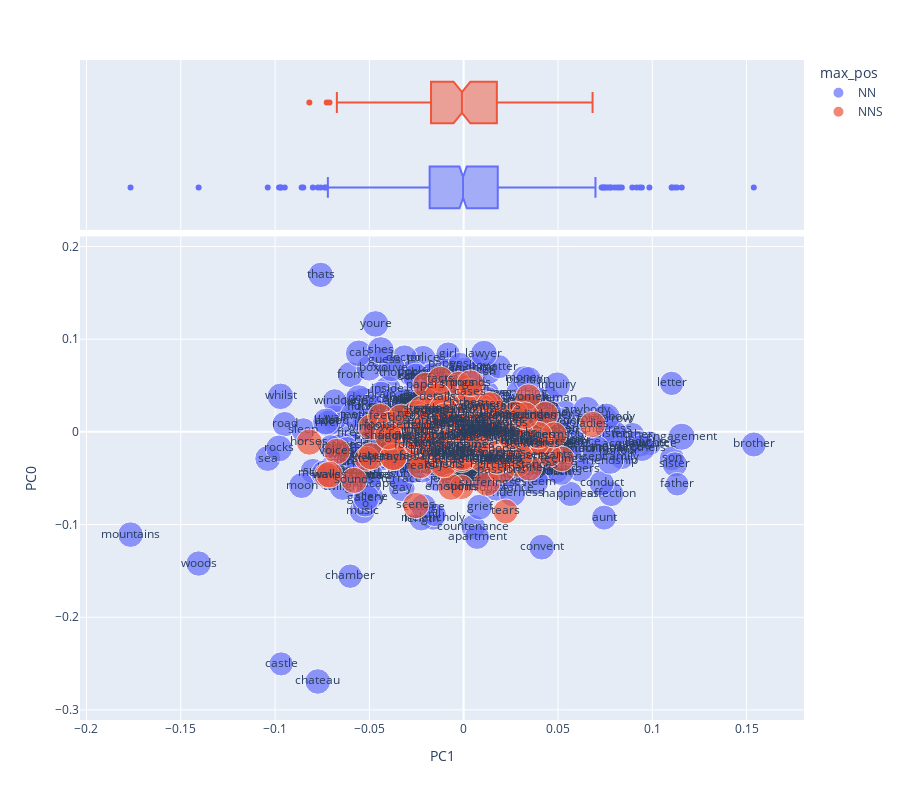

Write notebook code for a chart like this one.
### Markdown cell above
## Question 4:
Looking at the loadings for the second PC, how would you characterize the opposition, based on the top three words at each pole?

### Answer 4:
**The opposition appears to be humans and human interaction vs. nature and setting**

### Code cell
fig = vis_loadings(1, 0)
fig

### Figure 1 — Plotly figure (JSON) as saved in the notebook; plotly's stock layout.template omitted (floating-point values rounded to 4 significant figures; data arrays with more than 128 entries replaced by an {"elided": "..."} marker saying what was removed)
{"data": [{"hovertemplate": "max_pos=NN<br>PC1=%{x}<br>PC0=%{y}<br>i=%{marker.size}<br>term_str=%{text}<extra></extra>", "legendgroup": "NN", "marker": {"color": "#636efa", "size": {"elided": "849 float values"}, "sizemode": "area", "sizeref": 0.03817, "symbol": "circle"}, "mode": "markers+text", "name": "NN", "orientation": "v", "showlegend": true, "text": {"elided": "849 str values"}, "type": "scatter", "x": {"elided": "849 float values"}, "xaxis": "x", "y": {"elided": "849 float values"}, "yaxis": "y"}, {"alignmentgroup": "True", "hovertemplate": "max_pos=NN<br>PC1=%{x}<extra></extra>", "legendgroup": "NN", "marker": {"color": "#636efa", "symbol": "circle"}, "name": "NN", "notched": true, "offsetgroup": "NN", "showlegend": false, "type": "box", "x": {"elided": "849 float values"}, "xaxis": "x2", "yaxis": "y2"}, {"hovertemplate": "max_pos=NNS<br>PC1=%{x}<br>PC0=%{y}<br>i=%{marker.size}<br>term_str=%{text}<extra></extra>", "legendgroup": "NNS", "marker": {"color": "#EF553B", "size": {"elided": "151 float values"}, "sizemode": "area", "sizeref": 0.03817, "symbol": "circle"}, "mode": "markers+text", "name": "NNS", "orientation": "v", "showlegend": true, "text": {"elided": "151 str values"}, "type": "scatter", "x": {"elided": "151 float values"}, "xaxis": "x", "y": {"elided": "151 float values"}, "yaxis": "y"}, {"alignmentgroup": "True", "hovertemplate": "max_pos=NNS<br>PC1=%{x}<extra></extra>", "legendgroup": "NNS", "marker": {"color": "#EF553B", "symbol": "circle"}, "name": "NNS", "notched": true, "offsetgroup": "NNS", "showlegend": false, "type": "box", "x": {"elided": "151 float values"}, "xaxis": "x2", "yaxis": "y2"}], "layout": {"height": 800, "legend": {"itemsizing": "constant", "title": {"text": "max_pos"}, "tracegroupgap": 0}, "margin": {"t": 60}, "xaxis": {"anchor": "y", "domain": [0, 1], "title": {"text": "PC1"}}, "xaxis2": {"anchor": "y2", "domain": [0, 1], "matches": "x", "showgrid": true, "showticklabels": false}, "yaxis": {"anchor": "x", "domain": [0, 0.7326], "title": {"text": "PC0"}}, "yaxis2": {"anchor": "x2", "domain": [0.7426, 1], "matches": "y2", "showgrid": false, "showline": false, "showticklabels": false, "ticks": ""}}}
